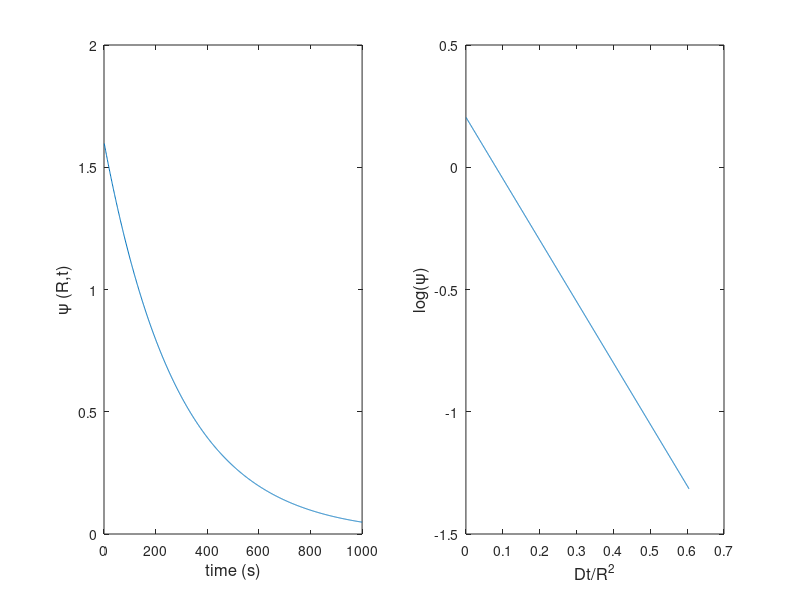
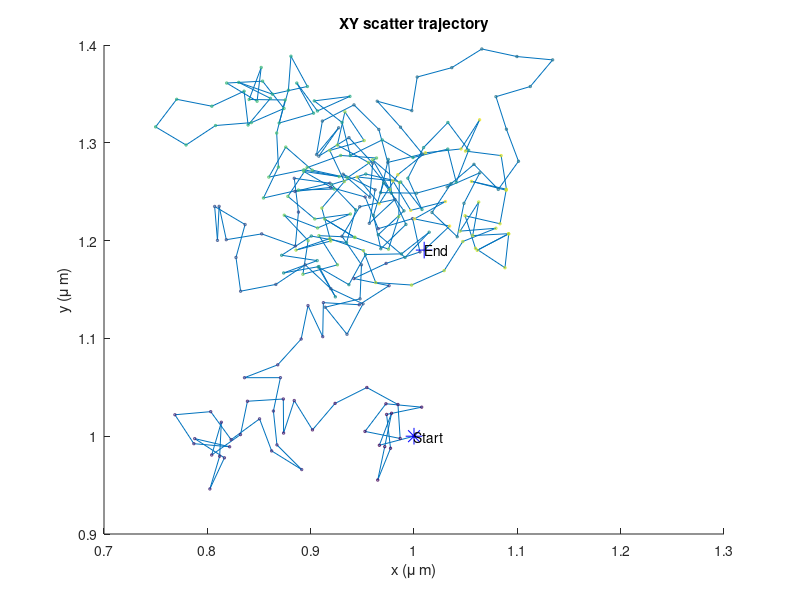
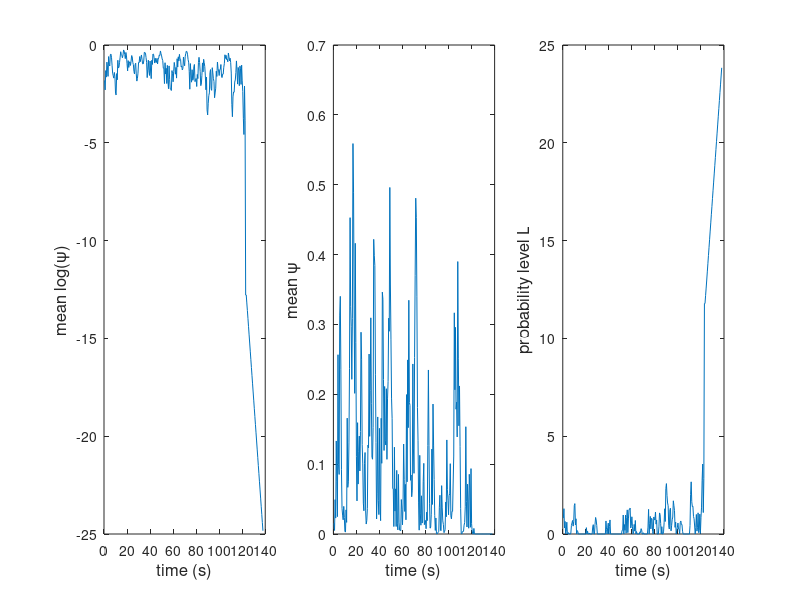

Reproduce these figures in MATLAB, in order.
clear all, clc, close all
%% 
%%%%%%%%%%%%%%%%%%%%%%%%%%%%%%%%%%%%%%%%%%%%%%%%%%%%%%%%%%%%%%%%%%%%%%%%%

D=0.000605085473694187;                     % diffusion constant, ?m2/s             
t=1:1:1000;                                 % number of time steps, seconds        
R=1;                                        % radius of the confinement zone, ?m

start=[1 1];                % starting coordinates
num_steps=250;              % number of steps
                    
dt=0.5;                     % time step, seconds
dx=1;                     % pixel size, ?m
step_size=sqrt(4*D*dt);     % step size from D, ?m

%%%%%%%%%%%%%%%%%%%%%%%%%%%%%%%%%%%%%%%%%%%%%%%%%%%%%%%%%%%%%%%%%%%%%%%%%

% Simulate from Simson et al, 1995

omega=0.2048-2.5117*((D*t)./(R^2));
% 
% figure('Position',[20 400 700 300])
% 
% h=gcf;
% set(h,'PaperOrientation','landscape');

subplot(1,2,1)
plot(t,10.^omega); hold on;
% title('Probability to stay in confined region with radius R (Simson et al, 1995)')
xlabel('time (s)','FontSize',12);
ylabel('\psi (R,t)','FontSize',12);
box on;

subplot(1,2,2)
plot(D*t/R^2,omega);hold on;
xlabel('Dt/R^2','FontSize',12);
ylabel('log(\psi)','FontSize',12);
box on;

%% Generate random walk Trajectory

pos = zeros(num_steps,2);
pos(1,1)=start(1);
pos(1,2)=start(2);
pos(1,3)=0;

a = 1;      
b = 360;  
angle = (b-a).*rand(num_steps,1) + a;

for k=2:num_steps;
    
    pos(k,1)=(pos(k-1,1))+sin(angle(k))*step_size;
    pos(k,2)=(pos(k-1,2))+cos(angle(k))*step_size;
    pos(k,3)=k*dt; % time in seconds
    
end

% subplot(2,3,1)
figure('Position',[730 400 400 300])
line(pos(:,1)*dx,pos(:,2)*dx);hold on;
scatter(pos(:,1)*dx,pos(:,2)*dx,3,pos(:,3));hold on;
plot(pos(1,1)*dx,pos(1,2)*dx,'*b','MarkerSize',12);hold on;
text(pos(1,1)*dx,pos(1,2)*dx, 'Start');
plot(pos(length(pos),1)*dx,pos(length(pos),2)*dx,'+b','MarkerSize',12);hold on;
text(pos(length(pos),1)*dx,pos(length(pos),2)*dx,'End');hold on;
title('XY scatter trajectory');
xlabel('x (\mu m)');
ylabel('y (\mu m)');

%% Calculate confinement

% generate variable frame

frame=pos(:,3);             % time step in seconds
frame=frame/dt;             % time step in frames
frame=frame-min(frame);     % starting from 0
frame(1,1)=1;               % starting from 1

% i = frame --> Reihe
% j = gap; --> Spalte

prob=[];    %zeros(max(frame), 5);
prob2=[];   %zeros(5, 2);
d=[];
vx=[];
vy=[];


for i=1:max(frame)-4;    % for all frames
    vx=find(frame == i);
    
    if isempty(vx)==1;                   % if frame does not exist, skip   
    else
        
    c=1; 
    for j=1:30;                                         % segment length
          
        vy=find(frame <= (i+j) & frame >= i );         % select segment
        subset(:,1)=pos(vy);                           % define segment as subset
        subset(:,2)=pos(vy,2);
        
        if length(vy)==1;   % if subset is only 1 frame --> distance is 0
                     R=0;
        else    
        
            for k=2:length(subset);
            
                 d(k,1)=sqrt(((subset(k,1)-subset(1,1))^2)+((subset(k,2)-subset(1,2))^2));   
                 R=max(d);
        
            end
        
                                                                % maximum distance within subset
        prob(i:(i+j),c)=0.2048-2.5117*((D*j)./(R^2));               % probability within subset

        clear subset
        end
    
    c=c+1;    
        
    end
    clear vx vy R d c;
    
    end
   
end
clear subset

for l=1:length(prob)
    
prob2(l,1)=l;
prob2(l,2)=mean(nonzeros(prob(l,:))); % this is omega

end


L=[];

for i=1:length(prob2)
    
    if 10.^(prob2(i,2))>0.1
       L(i,1)=0;
       
    else
        
        L(i,1)=((prob2(i,2))*(-1)-1);
        
    end
L(i,2)=i;
    
end

% s1=smooth(D*prob2(:,1)*dt,prob2(:,2),0.05,'loess');
% s2=smooth(prob2(:,1)*dt,10.^(prob2(:,2)),0.05,'loess');
% s3=smooth(L(:,2)*dt, L(:,1),0.05,'loess');


figure('Position',[200 20 900 300])

subplot(1,3,1)
% plot(D*prob2(:,1)*dt,prob2(:,2));hold on;
% plot(D*prob2(:,1)*dt,s1,'-r');
plot(prob2(:,1)*dt,prob2(:,2));hold on;
% plot(prob2(:,1)*dt,s1,'-r');
xlabel('time (s)','FontSize',12);
ylabel('mean log(\psi)','FontSize',12);

subplot(1,3,2)
plot(prob2(:,1)*dt,10.^(prob2(:,2)));hold on;
% plot(prob2(:,1)*dt,s2,'-r');
xlabel('time (s)','FontSize',12);
ylabel('mean \psi','FontSize',12);

subplot(1,3,3)
plot(L(:,2)*dt, L(:,1)); hold on;
% plot(L(:,2)*dt, s3,'-r');       
xlabel('time (s)','FontSize',12);
ylabel('probability level L','FontSize',12);


%% Smoothed curves

% figure('Position',[200 20 900 300])
% subplot(1,3,1)
% % plot(D*prob2(:,1)*dt,prob2(:,2));hold on;
% plot(D*prob2(:,1)*dt,s1,'-r');
% xlabel('Dt/R^2','FontSize',12);
% ylabel('mean log(\psi)','FontSize',12);
% 
% subplot(1,3,2)
% % plot(prob2(:,1)*dt,10.^(prob2(:,2)));hold on;
% plot(prob2(:,1)*dt,s2,'-r');
% xlabel('time (s)','FontSize',12);
% ylabel('mean \psi','FontSize',12);
% 
% subplot(1,3,3)
% % plot(L(:,2)*dt, L(:,1)); hold on;
% plot(L(:,2)*dt, s3,'-r');       
% xlabel('time (s)','FontSize',12);
% ylabel('probability level L','FontSize',12);